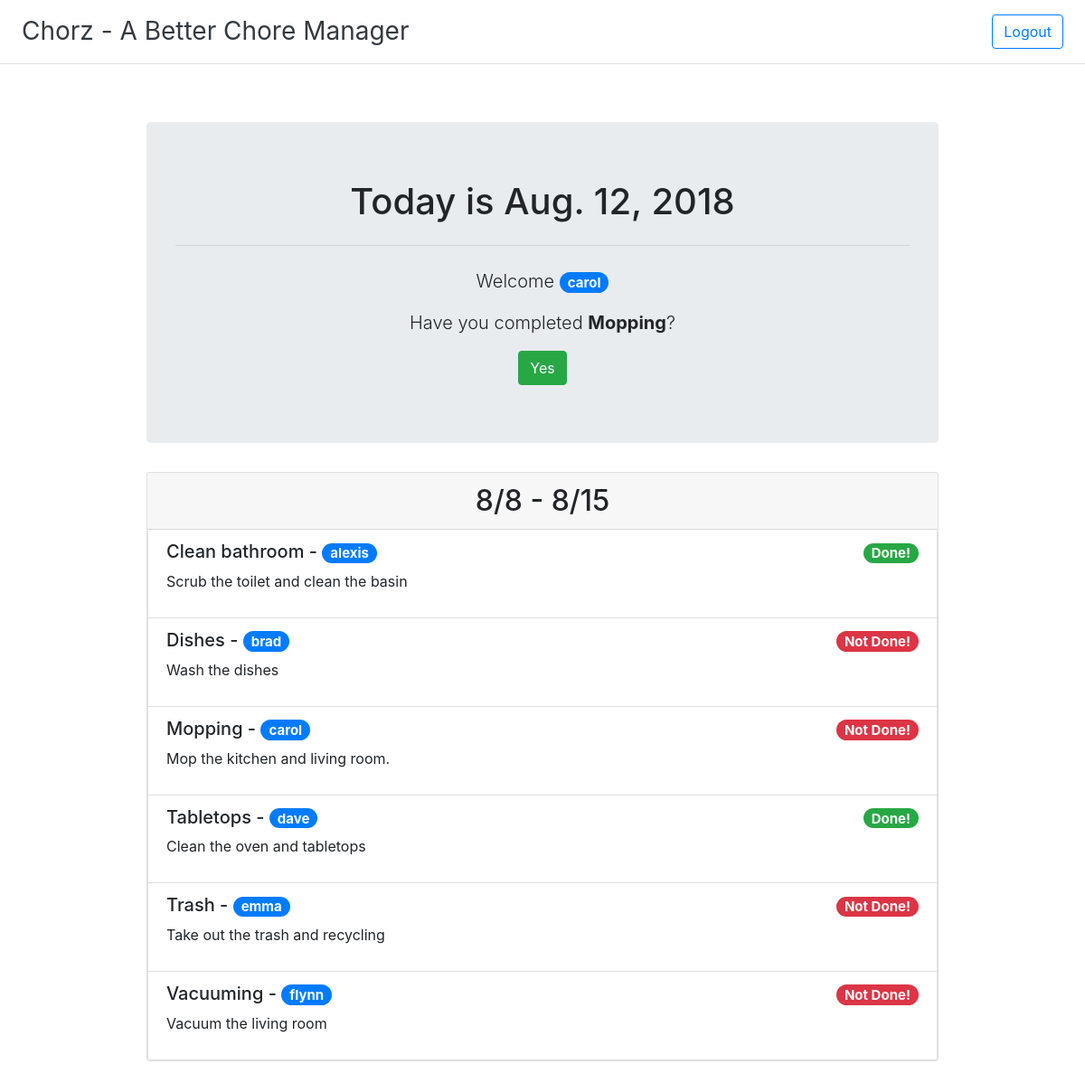
/ (signed in), run on the app's committed database.
### dashboard/models.py (models this page shows)
class Chore(models.Model):
    name = models.CharField(max_length=50, help_text='Enter the chore name')
    description = models.TextField(help_text='Enter the description for the chore')
    user = models.ForeignKey(User, on_delete=models.SET_NULL, null=True, blank=True)
    is_done = models.BooleanField(default=False)
    class Meta:
        ordering = ['name']
    def __str__(self):
        return self.name

### dashboard/views.py (the view, shortened to what this page needs)
# urls.py: path('', views.Index.as_view(), name='index'),
class Index(generic.ListView):
    model = Chore
    template_name = 'index.html'
    def get_context_data(self, **kwargs):
        context = super().get_context_data(**kwargs)
        scheduler = Scheduler.objects.get(pk=1)
        start_date = scheduler.start
        end_date = start_date + datetime.timedelta(days=7)
        this_date = datetime.date.today()
        def rotate(l, rotations):
            return l[rotations:] + l[:rotations]
        rotations = 0
        try:
            users_chore = Chore.objects.get(user__username=self.request.user.username)
        except Chore.DoesNotExist:
            users_chore = None
        context['start_date'] = f'{start_date.month}/{start_date.day}'
        context['end_date'] = f'{end_date.month}/{end_date.day}'
        context['this_date'] = this_date
        context['rotations'] = rotations
        context['logged_in_user'] = self.request.user
        context['users_chore'] = users_chore
        return context

### dashboard/templates/index.html (shortened to what this page needs)
{% extends "base_generic.html" %}
{% block content %}
<div class="jumbotron mx-auto" style="width: 75%;">
  <h1 class="display-5">Today is {{ this_date }}</h1>
  {% if logged_in_user.username %}
      <hr class="my-4">
      <p class="lead">Welcome <span class="badge badge-pill badge-primary align-middle">{{ logged_in_user.username }}</span></p>
      {% if users_chore %}
      <p class="lead">Have you completed <span class="font-weight-bold">{{ users_chore }}</span>?</p>
      <form action="" method="post">
        <input type="submit" class="btn {% if users_chore.is_done %}btn-danger{% else %}btn-success{% endif %}" value="{% if users_chore.is_done %}No{% else %}Yes{% endif %}" name="change">
      </form>
      {% endif %}
  {% else %}
  <p class="lead"><a href="accounts/login">Login</a> to view/complete your weekly chore.</p>
  {% endif %}
</div>
<div class="card mx-auto" style="width: 75%;">
  <h2 class="card-header display-5">{{ start_date }} - {{ end_date }}</h2>
  <ul class="list-group">
    {% if object_list %}
      {% for chore in object_list %}
        <li class="list-group-item flex-column align-items-start">
          <div class="d-flex w-100 justify-content-between">
            <h5 class="text-left">
                {{ chore }} -
                <span class="badge badge-pill badge-primary">
                    {{ chore.user }}
                </span>
            </h5>
            {% if chore.is_done %}
            <h5><span class="badge badge-pill badge-success">Done!</span></h5>
            {% else %}
            <h5><span class="badge badge-pill badge-danger">Not Done!<span></h5>
            {% endif %}
          </div>
          <div class="d-flex w-100 justify-content-between">
            <p class="text-left">{{ chore.description }}</p>
          </div>
        </li>
      {% endfor %}
    {% else %}
      <li class="list-group-item">There are no chores.</li>
    {% endif %}
  </ul>
</div>
{% endblock %}

### data on the page
Chore: name "Mopping", change "Yes", user "carol", shows "Not Done!", description "Mop the kitchen and living room."
Chore: name "Clean bathroom", user "alexis", is_done "Done!", description "Scrub the toilet and clean the basin"
Chore: name "Dishes", user "brad", is_done "Not Done!", description "Wash the dishes"
Chore: name "Tabletops", user "dave", is_done "Done!", description "Clean the oven and tabletops"
Chore: name "Trash", user "emma", is_done "Not Done!", description "Take out the trash and recycling"
Chore: name "Vacuuming", user "flynn", is_done "Not Done!", description "Vacuum the living room"

### other printed values
{{ logged_in_user.username }} "carol"
{{ start_date }} "8/8"
{{ end_date }} "8/15"
